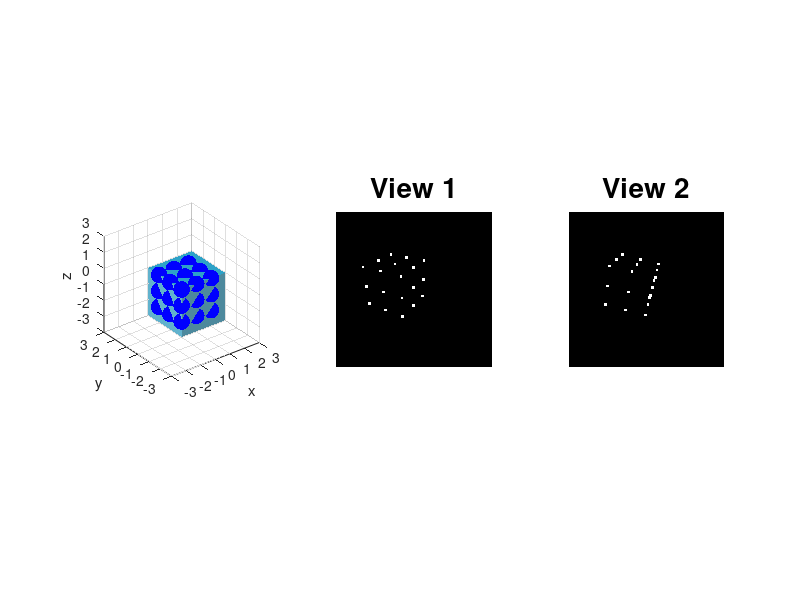

This figure's MATLAB source:
clear all; close all; clc;
%% Definitions
rng(1);
L = 300;
I1 = zeros(L,L);

f=L;
u0 = L/2;
v0 = L/2;

K = [f 0 u0;
    0 f v0;
    0 0 1];

DEG_TO_RAD = pi/180;

%% World Coordinates
P_W=[0	2	0	1;
    0	1	0	1;
    0	0	0	1;
    0	2	-1	1;
    0	1	-1	1;
    0	0	-1	1;
    0	2	-2	1;
    0	1	-2	1;
    0	0	-2	1;
    1	0	0	1;
    2	0	0	1;
    1	0	-1	1;
    2	0	-1	1;
    1	0	-2	1;
    2	0	-2	1;
    1	1	0	1;
    2	1	0	1;
    1	2	0	1;
    2	2	0	1];

P_W = P_W';
NPTS = size(P_W,2); %Number of points

%% Visualization
figure;
subplot(1,3,1)
wally = meshgrid(0:0.1:3); 
wallz = meshgrid(-3:0.1:0); 
wallx = 0*ones(size(wallz,1));
surf(wallx, wally, wallz','FaceColor',(1/255)*[97 178 205],'EdgeColor','none') 
hold on
wallx = meshgrid(0:0.1:3); 
wallz = meshgrid(-3:0.1:0); 
wally = 0*ones(size(wallz,1)); 
surf(wallx, wally, wallz','FaceColor',(1/255)*[77 137 157],'EdgeColor','none') 
wallx = meshgrid(0:0.1:3); 
wally = meshgrid(0:0.1:3); 
wallz = zeros(size(wally,1)); % Generate z data
surf(wallx, wally', wallz,'FaceColor',(1/255)*[45 162 200],'EdgeColor','none') 
plot3(P_W(1,:),P_W(2,:),P_W(3,:),'b.','MarkerSize',36);
axis equal;
grid on
axis vis3d;
axis([-3 3 -3 3 -3 3])
grid on
xlabel('x')
ylabel('y')
zlabel('z')

%% Camera Transformation for View 1
ax = 120 * DEG_TO_RAD;
ay = 0 *DEG_TO_RAD;
az = 60 * DEG_TO_RAD;

Rx = [1 0 0;
      0 cos(ax) -sin(ax);
      0 sin(ax) cos(ax)];
Ry = [cos(ay)  0  sin(ay);
           0   1     0;
      -sin(ay) 0  cos(ay)];
Rz = [cos(az) -sin(az) 0;
      sin(az) cos(az)  0;
      0          0     1];
  
Rc1 = Rx*Ry*Rz;
Tc1 = [0;0;5];
M = [Rc1 Tc1];

p1 = K*(M * P_W);
noise1 = 4*rand(3,NPTS)-2;
noise1(3,:)=1;
p1 = p1 + noise1;

u1(1,:) = p1(1,:) ./ p1(3,:);
u1(2,:) = p1(2,:) ./ p1(3,:);
u1(3,:) = p1(3,:) ./ p1(3,:);

for i=1:length(u1)
    x = round(u1(1,i)); y=round(u1(2,i));
    I1(y-2:y+2, x-2:x+2) = 255;
end

subplot(1,3,2), imshow(I1, []), title('View 1', 'FontSize',20);

%% Camera Transformation for View 2
ax = 0 * DEG_TO_RAD;
ay = -25 *DEG_TO_RAD;
az = 0 * DEG_TO_RAD;

Rx = [1 0 0;
      0 cos(ax) -sin(ax);
      0 sin(ax) cos(ax)];
Ry = [cos(ay)  0  sin(ay);
           0   1     0;
      -sin(ay) 0  cos(ay)];
Rz = [cos(az) -sin(az) 0;
      sin(az) cos(az)  0;
      0          0     1];

Rc2c1 = Rx*Ry*Rz;
TrueR = Rc2c1;
Tc2c1 = [3;0;1];
TrueT = Tc2c1;
Hc1 = [Rc1 Tc1; 0 0 0 1];
Hc2c1 = [Rc2c1 Tc2c1; 0 0 0 1];
Hc2 = Hc2c1*Hc1;

Rc2 = Hc2(1:3,1:3);
Tc2 = Hc2(1:3,4);

M = [Rc2 Tc2];

I2 = zeros(L,L);
p2 = K*(M*P_W);

noise2 = 4*rand(3,NPTS)-2;
noise2(3,:)=1;
p2 = p2 + noise2;

u2(1,:) = p2(1,:) ./ p2(3,:);
u2(2,:) = p2(2,:) ./ p2(3,:);
u2(3,:) = p2(3,:) ./ p2(3,:);

for i=1:length(u2)
    x = round(u2(1,i)); y=round(u2(2,i));
    I2(y-2:y+2, x-2:x+2) = 255;
end

subplot(1,3,3), imshow(I2, []), title('View 2', 'FontSize',20);

t = Tc2c1;
T_skew = [0 -t(3) t(2); t(3) 0 -t(1); -t(2) t(1) 0];
Etrue = T_skew*Rc2c1;

%% Displaying the information
disp('u1: Pixel coordinates in view 1')
u1info = ['Size of u1 is ' num2str(size(u1,1)) 'x' num2str(size(u1,2))];
disp(u1info)
disp('u2: Pixel coordinates in view 2')
u2info = ['Size of u2 is ' num2str(size(u2,1)) 'x' num2str(size(u2,2))];
disp(u2info)
disp('-------------')
%% Lab#8 Assignment starts here.
%% Transform pixel coordinates and construct X matrix using Equations 1 and 2

b1 = inv(K)*u1;
b2 = inv(K)*u2;

x1 = b1(1,1:19);
y1 = b1(2,1:19);
z1 = b1(3,1:19);

x2 = b2(1,1:19);
y2 = b2(2,1:19);
z2 = b2(3,1:19);

a = [x1.*x2; x1.*y2; x1.*z2; y1.*x2; y1.*y2; y1.*z2; z1.*x2; z1.*y2; z1.*z2];
X = [];
for i = 1:1:19
    X = [X; transpose(a(:,i))];
end

%% Estimate E, cure it and check for Essential Matrix Characterization 

[U S V] = svd(X'*X);
Es = V(:,end);
Es = reshape(Es,[],3);

[U S V] = svd(Es);
S = zeros(3) + diag([1 1 0]);
Ecure = U*S*V';

%[U S V] = svd(Ecure);
%S = zeros(3) + diag([1 1 0]);

%% Find epipoles and epipolar lines
e1 = null(Ecure);
e2 = null(Ecure');

%% Verify epipoles and epipolar lines
l1 = Ecure'*b2;
l2 = Ecure*b1;

ver11 = l1'*b1;
ver12 = l2'*b2;

ver21 = l2'*e1;
ver22 = l2'*e2;

%% Recover the rotation and the translation
az = 90 * DEG_TO_RAD;

Rz = [cos(az) -sin(az) 0;
      sin(az) cos(az)  0;
      0          0     1];
T1skewed = U*Rz*S*U';
R1 = U*Rz'*V';

az = 270 * DEG_TO_RAD;
Rz = [cos(az) -sin(az) 0;
      sin(az) cos(az)  0;
      0          0     1];
T2skewed = U*Rz*S*U';
R2 = U*Rz'*V';

estT1 = [T1skewed(3,2); T1skewed(1,3); T1skewed(2,1)];
estT2 = [T2skewed(3,2); T2skewed(1,3); T2skewed(2,1)];
    

%% Compare your results with ground truth
disp('True E =')
disp(Etrue)
disp('Estimated E = ')
disp(Ecure);
% disp(your estimated E variable)
disp('-------------')

disp('True R =')
disp(TrueR)
disp('Estimated R = ')
disp(R1);
% disp(your estimated R variable)
disp('-------------')

disp('True T =')
disp(TrueT)
disp('Estimated T = ')
disp(estT1);
% disp(your estimated T variable)
disp('-------------')